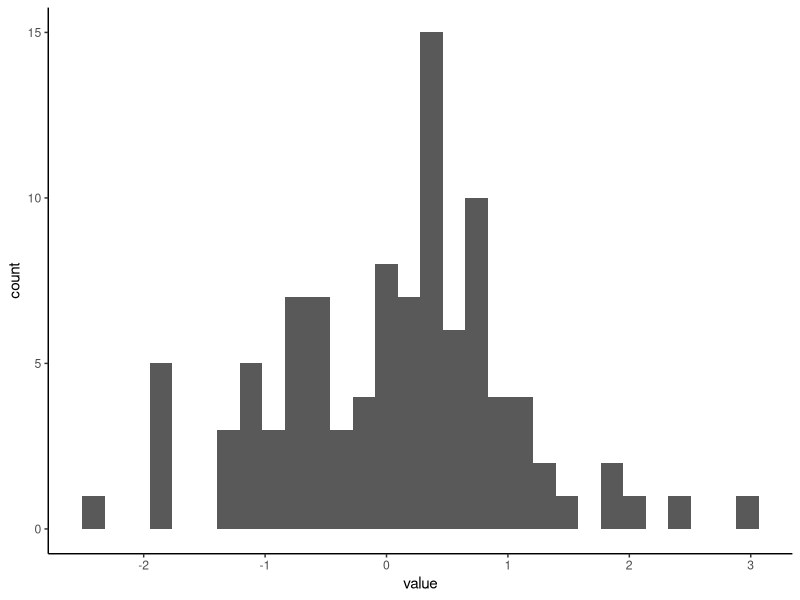

Source code (R):
## ---- chunk 1
#| message: false
#| fig-height: 2

library(tidyverse)
theme_set(theme_classic()) 

# dataset:
tibble(value = rnorm(100)) |> 
  ggplot(aes(x=value)) + 
    geom_histogram()
